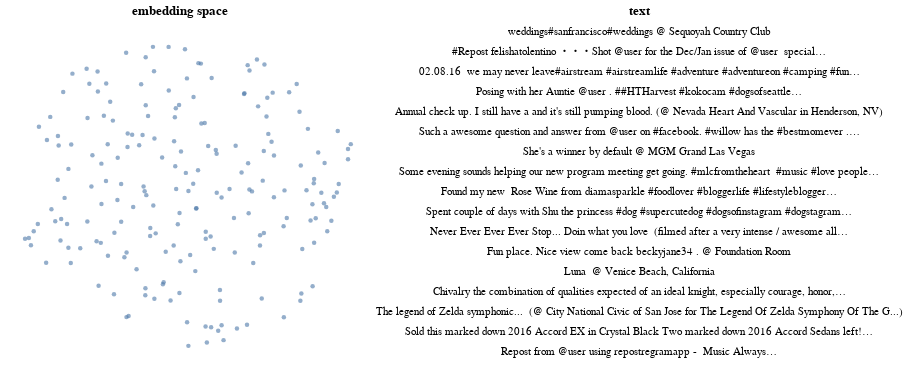

Notebook code cell kept with this figure:
### Code cell
pipe = make_pipeline(TfidfVectorizer(), UMAP())
#pipe = make_pipeline(TfidfVectorizer(), UMAP(min_dist=0.75, n_neighbors=5))
X = pipe.fit_transform(sampled_texts)
plot_text(X, sampled_texts)

### Figure 1 — Vega-Lite specification as saved in the notebook (floating-point values rounded to 4 significant figures; data arrays with more than 128 entries replaced by an {"elided": "..."} marker saying what was removed)
{"config": {"view": {"continuousWidth": 400, "continuousHeight": 300, "strokeWidth": 0}, "axis": {"grid": false}}, "hconcat": [{"mark": {"type": "circle", "opacity": 0.6, "size": 20}, "encoding": {"tooltip": [{"field": "text", "type": "nominal"}], "x": {"axis": null, "field": "x1", "scale": {"zero": false}, "type": "quantitative"}, "y": {"axis": null, "field": "x2", "scale": {"zero": false}, "type": "quantitative"}}, "height": 350, "selection": {"selector008": {"type": "interval"}}, "title": "embedding space", "width": 350}, {"mark": "text", "encoding": {"text": {"field": "trunc_text", "type": "nominal"}, "x": {"axis": null, "field": "r", "type": "quantitative"}, "y": {"axis": null, "field": "row_number", "type": "ordinal"}}, "title": "text", "transform": [{"window": [{"op": "row_number", "field": "", "as": "row_number"}]}, {"filter": {"selection": "selector008"}}, {"window": [{"op": "rank", "field": "row_number", "as": "rank"}]}, {"filter": "(datum.rank < 18)"}]}], "data": {"name": "data-87cc662e6a64b9c736c92486729cfbd8"}, "$schema": "https://vega.github.io/schema/vega-lite/v4.17.0.json", "datasets": {"data-87cc662e6a64b9c736c92486729cfbd8": {"elided": "200 records"}}}
